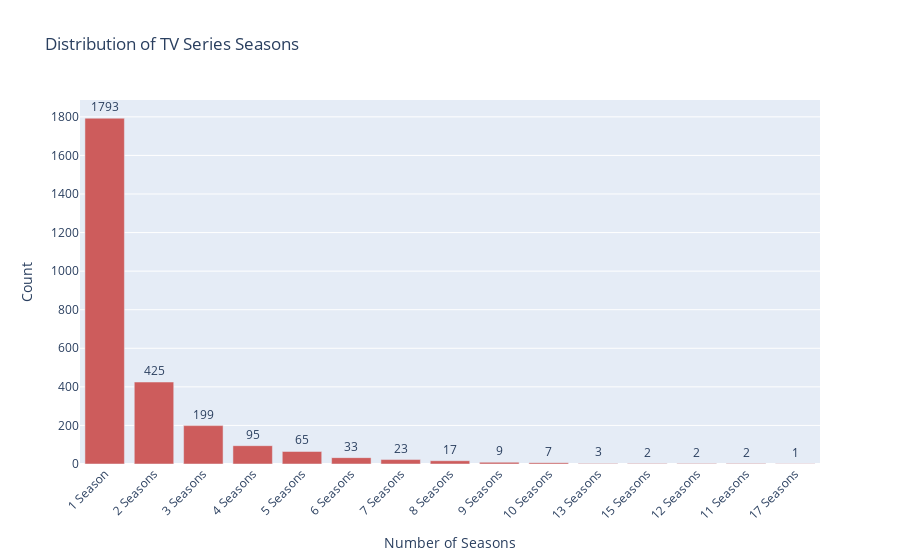

This figure's notebook cell:
### Markdown cell above
<h3> what is the Top Duration of TV Series Seasons distributed among viewers?</h3>

### Code cell
# Filter the dataframe to include only series seasons
series_seasons = netflix_overall[netflix_overall['duration'].str.contains(r'Season[s]?$', regex=True, na=False)]

# Count the frequency of each season duration
season_counts = pd.value_counts(series_seasons['duration'])

# Sort the counts to display in descending order
season_counts_sorted = season_counts.sort_values(ascending=False)

# Create a bar chart using plotly.graph_objects
fig = go.Figure([
    go.Bar(
        x=season_counts_sorted.index,
        y=season_counts_sorted.values,
        text=season_counts_sorted.values,
        marker_color='indianred'
    )
])

# Configure the text labels and layout
fig.update_traces(
    texttemplate='%{text:.0f}',  # Display full integer values
    textposition='outside'
)

fig.update_layout(
    title='Distribution of TV Series Seasons',
    xaxis_title='Number of Seasons',
    yaxis_title='Count',
    xaxis_tickangle=-45,  # Rotate x-axis labels for better readability
    bargap=0.2,  # Add some gap between bars
)

# Display the figure
fig.show()

### Figure 1 — Plotly figure (JSON) as saved in the notebook; plotly's stock layout.template omitted (floating-point values rounded to 4 significant figures)
{"data": [{"marker": {"color": "indianred"}, "text": [1793, 425, 199, 95, 65, 33, 23, 17, 9, 7, 3, 2, 2, 2, 1], "textposition": "outside", "texttemplate": "%{text:.0f}", "type": "bar", "x": ["1 Season", "2 Seasons", "3 Seasons", "4 Seasons", "5 Seasons", "6 Seasons", "7 Seasons", "8 Seasons", "9 Seasons", "10 Seasons", "13 Seasons", "15 Seasons", "12 Seasons", "11 Seasons", "17 Seasons"], "y": [1793, 425, 199, 95, 65, 33, 23, 17, 9, 7, 3, 2, 2, 2, 1]}], "layout": {"autosize": true, "bargap": 0.2, "title": {"text": "Distribution of TV Series Seasons"}, "xaxis": {"autorange": true, "range": [-0.5, 14.5], "tickangle": -45, "title": {"text": "Number of Seasons"}, "type": "category"}, "yaxis": {"autorange": true, "range": [0, 1887.0], "title": {"text": "Count"}, "type": "linear"}}}
